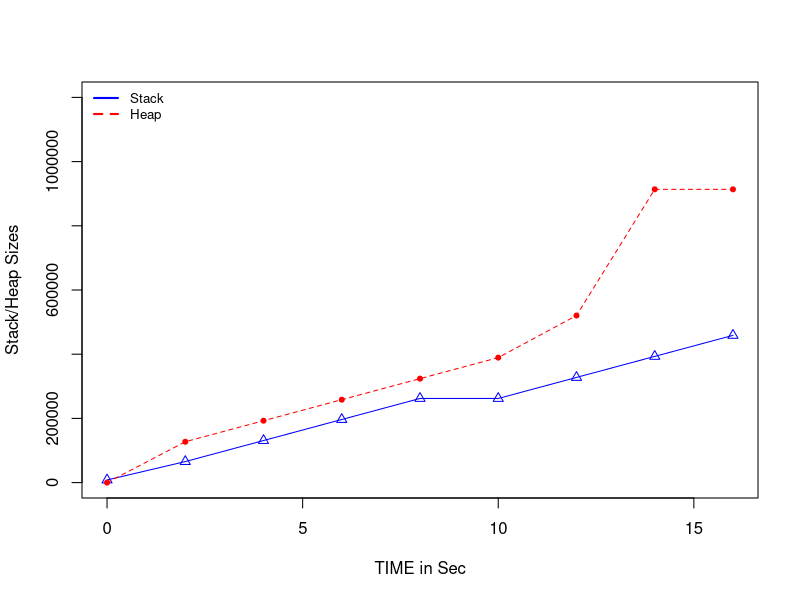

R code for this plot:
## Graph - Memory ##

time <- c(0, 2, 4, 6, 8, 10, 12, 14, 16)
stack_length <- c(8192, 65536, 131072, 196608, 262144, 262144, 327680, 393216, 458752)
heap_length <- c(0, 127212, 192748, 258284, 323820, 389356, 520428, 913644, 913644)

plot(time, stack_length, type='o', pch=2, col="blue", xlab="TIME in Sec", ylab="Stack/Heap Sizes", ylim=c(0, 1200000), xlim=c(0,16)) 
lines(time, heap_length, type='o', pch=20, col="red", lty=2) 
legend("topleft", c("Stack","Heap"), cex=0.8, col=c("blue","red"), lty=1:2, lwd=2, bty="n")